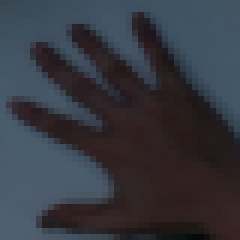
#> input picture handtemplate/1.png, 40 x 40 px, found by its file name (shown 6 times larger)
$ python changeimagesize.py
#> lines starting #> are read from the running program, lines starting #| are printed output that depends on the picture
import cv2
import numpy as np
import os

pic = cv2.imread("/home/gyh/QATM_pytorch/handtemplate/1.png", cv2.IMREAD_COLOR)
#> pic is the input picture: shape (40, 40, 3); mean B, G, R 64.3, 56.5, 53.8
pic_n = cv2.resize(pic, (30, 40))
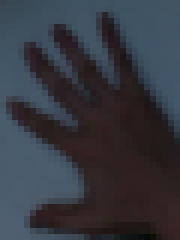
#> pic_n: shape (40, 30, 3) (shown 6 times larger); mean B, G, R 64.3, 56.6, 53.9
cv2.imwrite("/home/gyh/QATM_pytorch/handtemplate/1.png", pic_n)
